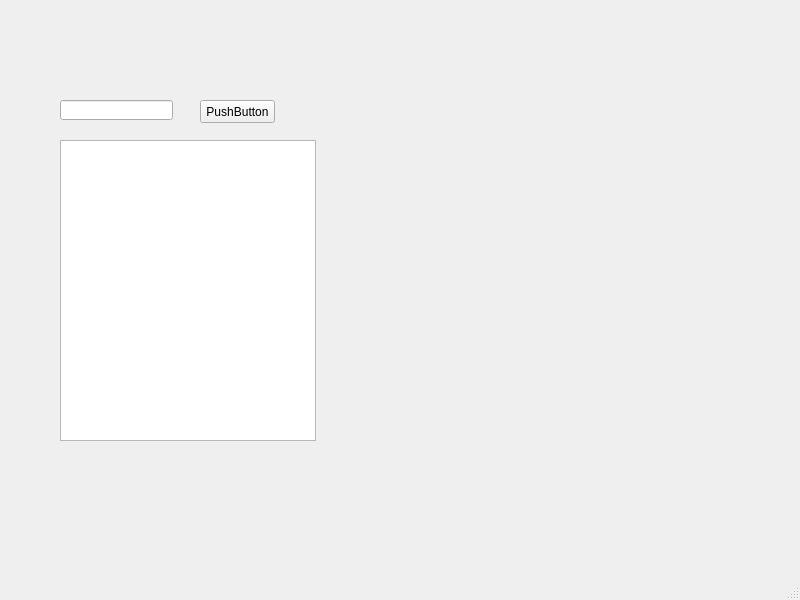
<?xml version="1.0" encoding="UTF-8"?>
<ui version="4.0">
 <class>Recommandation</class>
 <widget class="QMainWindow" name="Recommandation">
  <property name="geometry">
   <rect>
    <x>0</x>
    <y>0</y>
    <width>800</width>
    <height>600</height>
   </rect>
  </property>
  <property name="windowTitle">
   <string>MainWindow</string>
  </property>
  <widget class="QWidget" name="centralwidget">
   <widget class="QListWidget" name="itemListWidget">
    <property name="geometry">
     <rect>
      <x>60</x>
      <y>140</y>
      <width>256</width>
      <height>301</height>
     </rect>
    </property>
   </widget>
   <widget class="QLineEdit" name="searchEdit">
    <property name="geometry">
     <rect>
      <x>60</x>
      <y>100</y>
      <width>113</width>
      <height>20</height>
     </rect>
    </property>
   </widget>
   <widget class="QPushButton" name="searchButton">
    <property name="geometry">
     <rect>
      <x>200</x>
      <y>100</y>
      <width>75</width>
      <height>23</height>
     </rect>
    </property>
    <property name="text">
     <string>PushButton</string>
    </property>
   </widget>
  </widget>
  <widget class="QMenuBar" name="menubar">
   <property name="geometry">
    <rect>
     <x>0</x>
     <y>0</y>
     <width>800</width>
     <height>21</height>
    </rect>
   </property>
  </widget>
  <widget class="QStatusBar" name="statusbar"/>
 </widget>
 <resources/>
 <connections/>
</ui>
